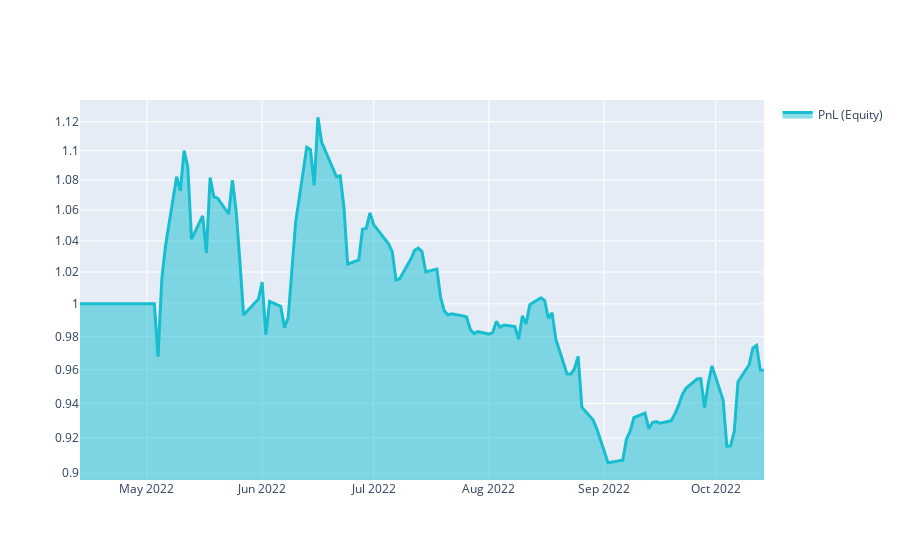

This figure's notebook cell:
### Markdown cell above
# Q18 Quick Start

This template shows you the basic steps for taking part to the **Q18 NASDAQ-100 Stock Long-Short contest**.

### Code cell
import xarray as xr

import qnt.ta as qnta
import qnt.data as qndata
import qnt.output as qnout
import qnt.stats as qns

data = qndata.stocks.load_ndx_data(min_date="2022-04-13")

close     = data.sel(field="close")
is_liquid = data.sel(field="is_liquid")
sma_slow  = qnta.sma(close, 50)
sma_fast  = qnta.sma(close, 20)
weights   = xr.where(sma_slow < sma_fast, 1, -1)
weights   = weights * is_liquid

weights = qnout.clean(weights, data, "stocks_nasdaq100")

# calc stats
stats = qns.calc_stat(data, weights.sel(time=slice("2022-04-13", None)))
display(stats.to_pandas().tail())

# graph
performance = stats.to_pandas()["equity"]
import qnt.graph as qngraph

qngraph.make_plot_filled(performance.index, performance, name="PnL (Equity)", type="log")
